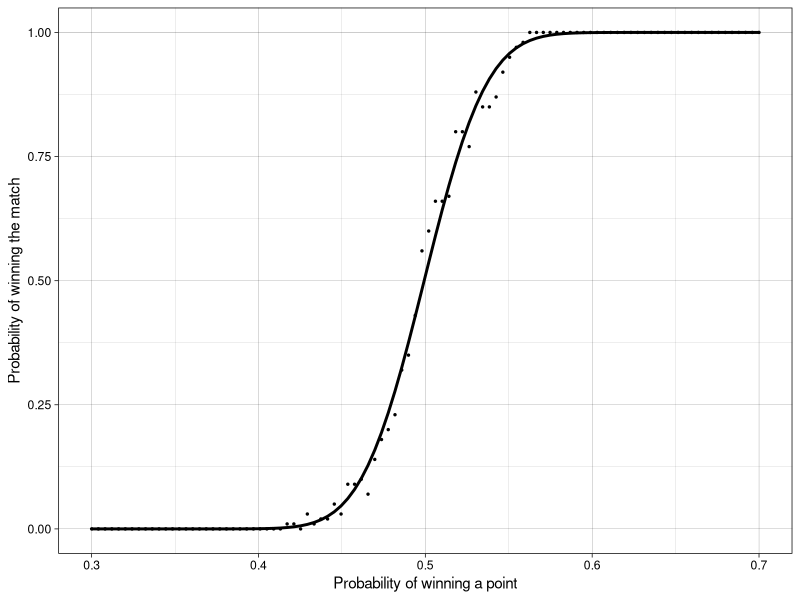

Reproduce this figure in R.
library(tidyverse)
library(rlang)

# point ####
play_point <- function(game, p) {
  invisible(
    ifelse (rbinom(1,1, prob = p), 
            {
              env_poke(game, "p1_pt", game$p1_pt+1)
            },
            {
              env_poke(game, "p2_pt", game$p2_pt+1)
            })
  )
}

# Game ####
start_game <- function() {
  game <-rlang::env(
    p1_pt=0,
    p2_pt=0
  )
  game
}

play_game <- function(set,p) {
  game <- start_game()
  
  while (game$p1_pt<4 & 
         game$p2_pt<4 | 
         abs(diff(c(game$p1_pt,game$p2_pt)))<2
  ) {
    play_point(game=game, p=p)
  }
  
  ifelse(game$p1_pt>game$p2_pt,
         yes = env_poke(set, "p1_games", set$p1_games+1),
         no = env_poke(set, "p2_games", set$p2_games+1))
  
}

# Set ####
start_set <- function() {
  set <- rlang::env(
    p1_games = 0,
    p2_games = 0,
    tiebreak=F
  )
  set
}

start_tiebreak <- function() {
  tiebreak <- rlang::env(
    p1_pt = 0,
    p2_pt = 0
  )
  tiebreak
}

play_tiebreak <- function(match,p) {
  tiebreak <- start_tiebreak()
  
  while (tiebreak$p1_pt<7 & 
         tiebreak$p2_pt<7 | 
         abs(diff(c(tiebreak$p1_pt,tiebreak$p2_pt)))<2
  ) {
    play_point(game=tiebreak, p=p)
  }
  
  ifelse(tiebreak$p1_pt>tiebreak$p2_pt,
         yes = env_poke(match, "p1_set", match$p1_set+1),
         no = env_poke(match, "p2_set", match$p2_set+1))
}

play_set <- function(match,p, games_to_win) {
  set <- start_set()
  
  while (set$p1_games<games_to_win & 
         set$p2_games<games_to_win | 
         abs(diff(c(set$p1_games,set$p2_games)))<2 
  ) {
    
    play_game(set=set,p=p)
    
    # tiebreak
    if (set$p1_games==games_to_win & set$p2_games==games_to_win) {
      env_poke(set,"tiebreak",T)
      break
    }
    
  }
  
  if (set$tiebreak) {
    play_tiebreak(match=match,
                  p=p)
    message("tiebreak!")
  }
  
  if(!set$tiebreak) {
    ifelse(set$p1_games>set$p2_games,
           yes = env_poke(match, "p1_set", match$p1_set+1),
           no = env_poke(match, "p2_set", match$p2_set+1))
  }
}

# Match ####
start_match <- function() {
  match <- rlang::env(
    p1_set = 0,
    p2_set = 0
  )
  match
}

play_match <- function(p=.5, #probability of winning a single point for player1
                       sets_to_win=3,
                       games_to_win=6) {
  
  match <- start_match()
  
  while (match$p1_set<sets_to_win & 
         match$p2_set<sets_to_win 
  ) {
    play_set(match = match,
             p=p, 
             games_to_win=games_to_win)
  }
  
  env_get_list(match, nms = c("p1_set","p2_set"))  %>% 
    unlist()
}

# play a match ! ####

play_match(sets_to_win = 3,
           games_to_win = 6,
           p = .5)


# Visualization
# Probaility of winning a match given the probability of winning a point
res = map_dfr(seq(0.3,.7,length.out=100), function(p) {
  res = replicate(100,suppressMessages(play_match(sets_to_win = 3,
                                                  games_to_win = 6,
                                                  p = p))) %>% 
    apply(1,function(x) {mean(x==3)}) 
  c(p=p,res)
})

mod = glm(data = res,
          p1_set ~ p, 
          family=binomial(link = 'probit'),
          weights = rep(100,100))

plot = res %>% 
  mutate(p1 = predict(mod, type="response")) %>% 
  ggplot(aes(x=p)) +
  geom_line(aes(y=p1), size=1) +
  geom_point(aes(y=p1_set), size=.5) +
  theme_linedraw() +
  labs(x='Probability of winning a point',
       y="Probability of winning the match")

ggsave(plot = plot, device = "png",
       width = 12,height = 10,
       units = 'cm',
       filename = "tennis_p.png")
